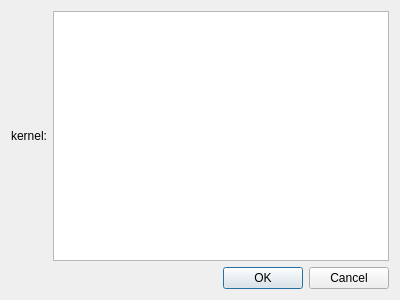
<?xml version="1.0" encoding="UTF-8"?>
<ui version="4.0">
 <class>LinearGrayDialog</class>
 <widget class="QDialog" name="LinearGrayDialog">
  <property name="geometry">
   <rect>
    <x>0</x>
    <y>0</y>
    <width>400</width>
    <height>300</height>
   </rect>
  </property>
  <property name="windowTitle">
   <string>Dialog</string>
  </property>
  <layout class="QVBoxLayout" name="verticalLayout">
   <item>
    <layout class="QHBoxLayout" name="horizontalLayout">
     <item>
      <widget class="QLabel" name="label">
       <property name="text">
        <string>kernel:</string>
       </property>
      </widget>
     </item>
     <item>
      <widget class="QTextEdit" name="textEdit"/>
     </item>
    </layout>
   </item>
   <item>
    <widget class="QDialogButtonBox" name="buttonBox">
     <property name="orientation">
      <enum>Qt::Horizontal</enum>
     </property>
     <property name="standardButtons">
      <set>QDialogButtonBox::Cancel|QDialogButtonBox::Ok</set>
     </property>
    </widget>
   </item>
  </layout>
 </widget>
 <resources/>
 <connections>
  <connection>
   <sender>buttonBox</sender>
   <signal>accepted()</signal>
   <receiver>LinearGrayDialog</receiver>
   <slot>accept()</slot>
   <hints>
    <hint type="sourcelabel">
     <x>248</x>
     <y>254</y>
    </hint>
    <hint type="destinationlabel">
     <x>157</x>
     <y>274</y>
    </hint>
   </hints>
  </connection>
  <connection>
   <sender>buttonBox</sender>
   <signal>rejected()</signal>
   <receiver>LinearGrayDialog</receiver>
   <slot>reject()</slot>
   <hints>
    <hint type="sourcelabel">
     <x>316</x>
     <y>260</y>
    </hint>
    <hint type="destinationlabel">
     <x>286</x>
     <y>274</y>
    </hint>
   </hints>
  </connection>
 </connections>
</ui>
